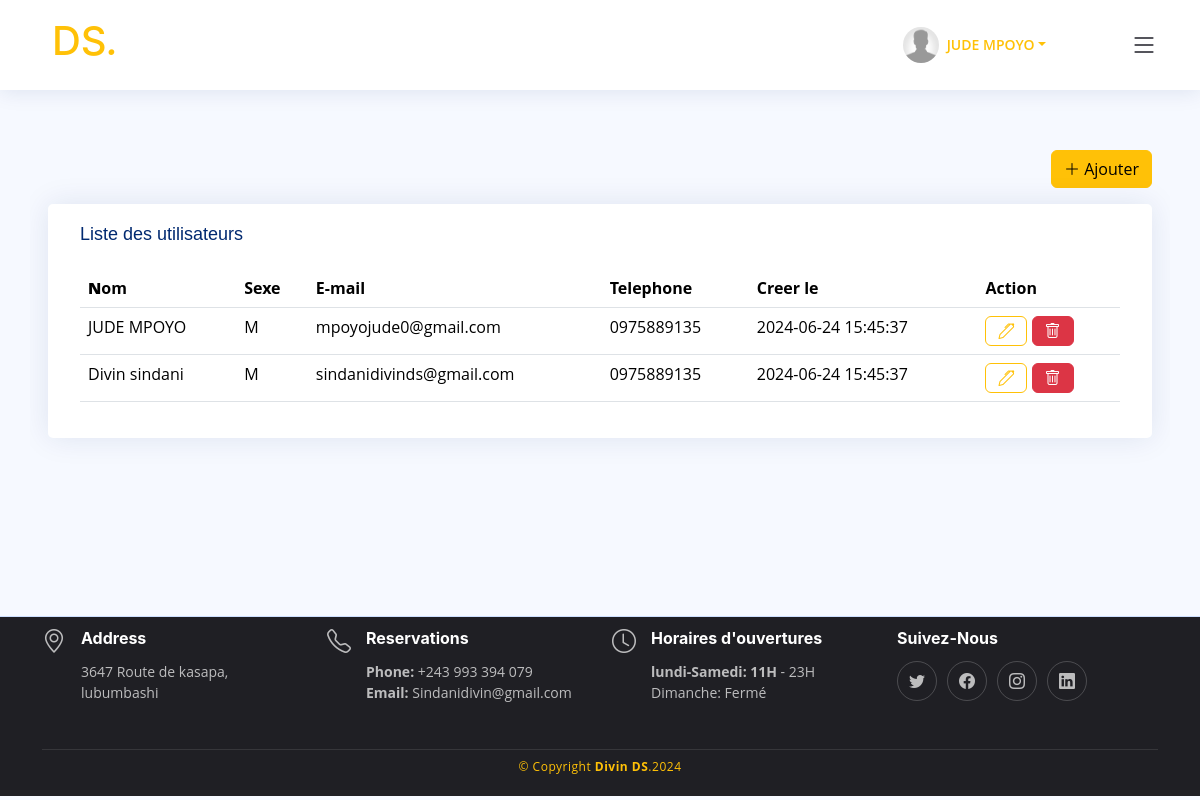
Page /?page=admin&souspage=utilisateurs (signed in) on the earlier database version.
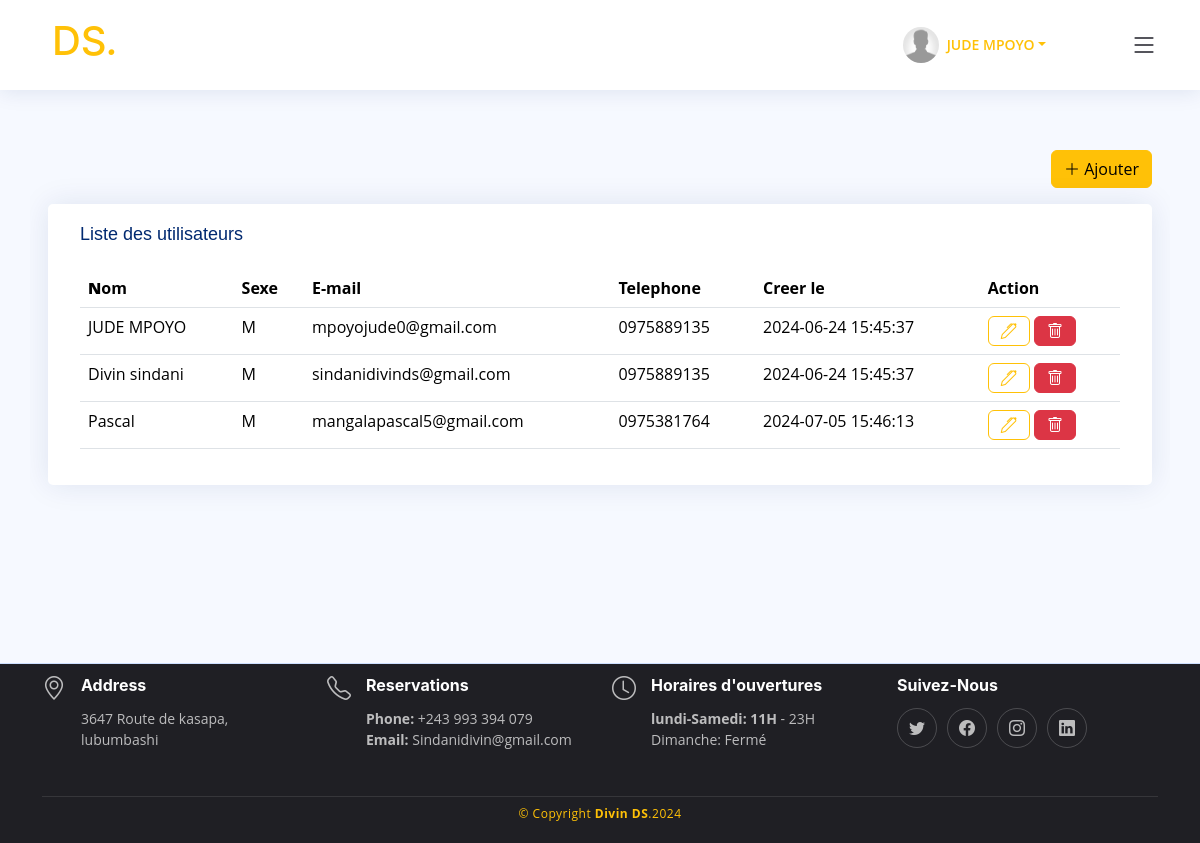
Same page on the later database version.
### tables this page shows
CREATE TABLE IF NOT EXISTS `utilisateur` (
  `id` int NOT NULL AUTO_INCREMENT,
  `nom` varchar(50) NOT NULL,
  `sexe` varchar(10) NOT NULL,
  `email` varchar(80) NOT NULL,
  `motdepasse` varchar(255) NOT NULL,
  `estAdmin` tinyint(1) NOT NULL DEFAULT '0',
  `telephone` varchar(22) NOT NULL,
  `avatar` varchar(255) NOT NULL DEFAULT 'default.gif',
  `creerLe` datetime NOT NULL DEFAULT CURRENT_TIMESTAMP,
  `modifierLe` datetime DEFAULT NULL,
  PRIMARY KEY (`id`)
);

### _classes/Db.php (called while the page is built, shortened)
<?php
class Db
{
    private $host = DATABASE_HOST;
    private $user = DATABASE_USER;
    private $password = DATABASE_PASSWORD;
    private $dbname = DATABASE_NAME;
    private $dbh;
    private $stmt;
    public function __construct()
    {
        $dsn = 'mysql:host=' . $this->host . ';dbname=' . $this->dbname;
        $option = [
            PDO::ATTR_PERSISTENT => true,
            PDO::ATTR_ERRMODE => PDO::ERRMODE_EXCEPTION
        ];
        try {
            $this->dbh = new PDO($dsn, $this->user, $this->password, $option);
        } catch (PDOException $e) {
            $this->error = $e->getMessage();
            echo $this->error;
        }
    }
    public function query($sql)
    {
        $this->stmt = $this->dbh->prepare($sql);
    }
    public function bind($param, $value, $type = null)
    {
        if (is_null($type)) {
            switch (true) {
                case is_int($value):
                    $type = PDO::PARAM_INT;
                    break;
            }
        }
        $this->stmt->bindValue($param, $value, $type);
    }
    public function execute()
    {
        return $this->stmt->execute();
    }
    public function resultSet()
    {
        $this->execute();
        return $this->stmt->fetchAll(PDO::FETCH_OBJ);
    }
    public function single()
    {
        $this->execute();
        return $this->stmt->fetch(PDO::FETCH_OBJ);
    }
    public function rowCount()
    {
        return $this->stmt->rowCount();
    }
}

### models/admin_model.php (called while the page is built, shortened)
<?php
$init = new User();

### _classes/User.php (called while the page is built, shortened)
<?php
class User
{
    private $userModel;
    public function __construct()
    {
        $this->userModel = new UserModel();
    }
    public function donneesUtilisateur()
    {
        if (isset($_SESSION["id"])) {
            return $this->userModel->obtenirDonneesUtilisateurParId($_SESSION["id"]);
        }
    }
    public function tousLesUtilisateurs()
    {
        return $this->userModel->tousLesUtilisateurs();
    }
}

### _classes/UserModel.php (called while the page is built, shortened)
<?php
class UserModel
{
    protected $db;
    public function __construct()
    {
        $this->db = new Db();
    }
    public function tousLesUtilisateurs()
    {
        $this->db->query('SELECT * FROM utilisateur');
        $row = $this->db->resultSet();
        if ($this->db->rowCount() > 0) {
            return $row;
        } else {
            return false;
        }
    }
    public function obtenirDonneesUtilisateurParId($id)
    {
        $this->db->query('SELECT * FROM utilisateur WHERE id =:id');
        $this->db->bind(':id', $id);
        $row = $this->db->single();
        if ($this->db->rowCount() > 0) {
            return $row;
        } else {
            return false;
        }
    }
}

### controllers/admin_controller.php (called while the page is built, shortened)
<?php
$tousLEsUtilisateurs = $init->tousLesUtilisateurs();

### views/admin/utilisateurs.php (the view, shortened to what the changed rows need)
<div class="col-lg-12 col-12 mb-5">
    <div class="row">
        <div class="card">
            <div class="card-body">
                <div class="table-responsive p-0">
                    <table class="table display" id="tableutilisateur">
                        <thead>
                            <tr>
                                <th>
                                    <b>N</b>om
                                </th>
                                <th>Sexe</th>
                                <th>E-mail</th>
                                <th>Telephone</th>
                                <th>Creer le</th>
                                <th class="action">Action</th>
                            </tr>
                        </thead>
                        <tbody>
                            <?php foreach ($tousLEsUtilisateurs as $utilisateur) : ?>
                                <tr>
                                    <td><?= $utilisateur->nom ?></td>
                                    <td><?= $utilisateur->sexe ?></td>
                                    <td><?= $utilisateur->email ?></td>
                                    <td><?= $utilisateur->telephone ?></td>
                                    <td><?= $utilisateur->creerLe ?></td>
                                    <td>
                                        <a href="" class="btn btn-outline-warning"><i class="bi bi-pen"></i> </a>
                                        <a href="" class="btn btn-danger"><i class="bi bi-trash"></i> </a>
                                    </td>
                                </tr>
                            <?php endforeach ?>
                        </tbody>
                    </table>
                </div>
            </div>
        </div>
    </div>
</div>

### views/includes/header.php (shortened to what the changed rows need)
<body>
  <header id="header" class="header fixed-top d-flex align-items-center">
    <div class="container d-flex align-items-center justify-content-between">
      <a class="<?= $page == '' ? 'active' : '' ?>" href="?page=home" class="logo d-flex align-items-center me-auto me-lg-0">
        <h1 class="text-warning">DS<i>.</i></h1>
      </a>
      <?php if (isset($_SESSION['estAdmin']) && $_SESSION['estAdmin']) :  ?>
        <nav class="header-nav ms-auto ml-3">
          <ul class="d-flex align-items-center">
            <li class="nav-item dropdown pe-3 m-5">
              <?php if (isset($_SESSION['id']))
                $utilisateurCourant = $init->donneesUtilisateur();
              ?>
              <a class="nav-link nav-profile d-flex align-items-center pe-0" href="#" data-bs-toggle="dropdown">
                <img src="./assets/images/upload/profiles/<?= $utilisateurCourant->avatar ?>" alt="Profile" class="rounded-circle">
                <span class="d-none d-md-block dropdown-toggle ps-2"><?php if (!empty($_SESSION['nom'])) echo $_SESSION['nom'];
                                                                      else "Divin" ?></span>
              </a>
            </li>
          </ul>
        </nav>
        <i class="mobile-nav-toggle mobile-nav-show bi bi-list"></i>
      <?php endif ?>
    </div>
  </header>
  <main>

Differences in the rows shown:
added utilisateur: nom "Pascal", sexe "M", email "mangalapascal5@gmail.com", telephone "0975381764", creerLe "2024-07-05 15:46:13"
